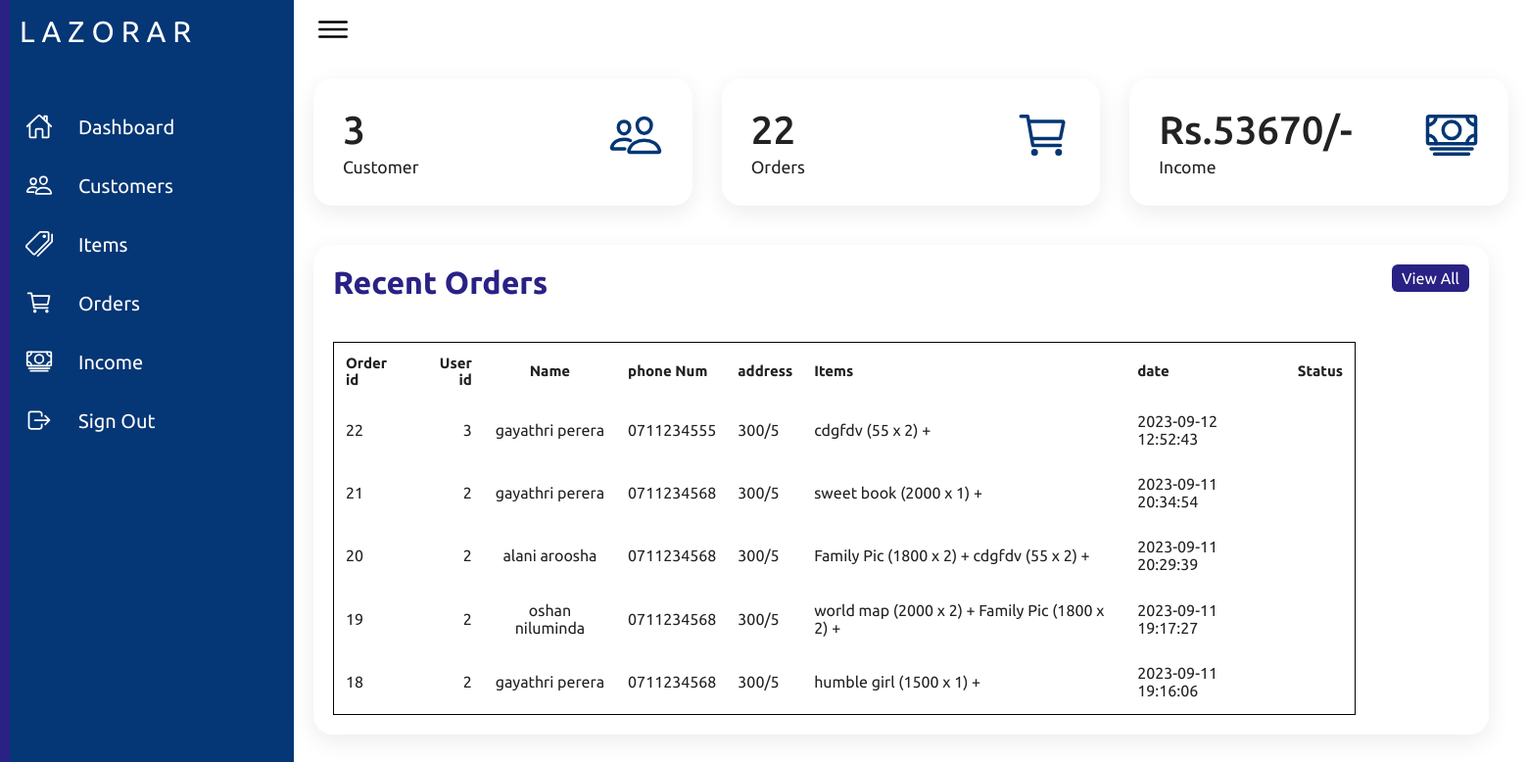
Screenshot of /admin/adminPanel.php with the database file from the repository.
### tables this page shows
CREATE TABLE `orders` (
  `orderId` int(11) NOT NULL,
  `user_id` int(11) NOT NULL,
  `orderCode` varchar(100) NOT NULL,
  `name` varchar(100) NOT NULL,
  `number` varchar(100) NOT NULL,
  `email` varchar(100) NOT NULL,
  `address` varchar(150) NOT NULL,
  `totalProduct` varchar(200) NOT NULL,
  `totalPrice` int(11) NOT NULL,
  `orderDate` datetime NOT NULL DEFAULT current_timestamp()
);

### admin/adminPanel.php (the view, shortened to what this page needs)
<!DOCTYPE html>
<html lang="en">
<head>
    <link rel="stylesheet" href="adminstyle.css">
</head>
<body>
    <div class="container">
        <div class="navigation">
            <ul>
                <li>
                    <a href="#">
                        <span class="title1">L A Z O R A R</span>
                    </a>
                </li>
                <li>
                    <a href="adminPanel.php">
                        <span class="icon">
                            <ion-icon name="home-outline"></ion-icon>
                        </span>
                        <span class="title">Dashboard</span>
                    </a>
                </li>
                <li>
                    <a href="usertable.php">
                        <span class="icon">
                            <ion-icon name="people-outline"></ion-icon>
                        </span>
                        <span class="title">Customers</span>
                    </a>
                </li>
                <li>
                    <a href="itemtable.php">
                        <span class="icon">
                            <ion-icon name="pricetags-outline"></ion-icon>
                        </span>
                        <span class="title">Items</span>
                    </a>
                </li>
                <li>
                    <a href="orders.php">
                        <span class="icon">
                            <ion-icon name="cart-outline"></ion-icon>
                        </span>
                        <span class="title">Orders</span>
                    </a>
                </li>
                <li>
                    <a href="payment.php">
                        <span class="icon">
                            <ion-icon name="cash-outline"></ion-icon>
                        </span>
                        <span class="title">Income</span>
                    </a>
                </li>
                <li>
                    <a href="adminLogout.php">
                        <span class="icon">
                            <ion-icon name="log-out-outline"></ion-icon>
                        </span>
                        <span class="title">Sign Out</span>
                    </a>
                </li>
            </ul>
        </div>
        <div class="main">
            <div class="topbar">
                <div class="toggle">
                    <ion-icon name="menu-outline"></ion-icon>
                </div>
            </div>
            <div class="cardBox">
                <div class="card">
                    <div>
                        <?php
                        require 'connection.php';
                        $sql = 'SELECT user_id FROM user ORDER BY user_id';
                        $query = mysqli_query($con, $sql);
                        $row = mysqli_num_rows($query);
                        ?>
                        <div class="numbers">
                            <?php echo $row ?>
                        </div>
                        <div class="cardName">Customer</div>
                    </div>
                    <div class="iconBx">
                        <ion-icon name="people-outline"></ion-icon>
                    </div>
                </div>
                <div class="card">
                    <div>
                        <?php
                        require 'connection.php';
                        $sql = 'SELECT orderId FROM orders ORDER BY orderId';
                        $query = mysqli_query($con, $sql);
                        $row = mysqli_num_rows($query);
                        ?>
                        <div class="numbers">
                            <?php echo $row ?>
                        </div>
                        <div class="cardName">Orders</div>
                    </div>
                    <div class="iconBx">
                        <ion-icon name="cart-outline"></ion-icon>
                    </div>
                </div>
                <div class="card">
                    <div>
                        <?php
                        $total_income = 0;
                        $sql = mysqli_query($con, "SELECT totalBill FROM payments");
                        while ($result = mysqli_fetch_array($sql)) {
                            $total_income += $result['totalBill'];
                        }
                        ?>
                        <div class="numbers">
                            <?php echo 'Rs.' . $total_income . '/-' . '</h1>'; ?>
                        </div>
                        <div class="cardName">Income</div>
                    </div>
                    <div class="iconBx">
                        <ion-icon name="cash-outline"></ion-icon>
                    </div>
                </div>
            </div>
            <div class="details">
                <div class="recentOrders">
                    <div class="cardHeader">
                        <h2>Recent Orders</h2>
                        <a href="orders.php" class="btn">View All</a>
                    </div>
                    <table>
                        <thead>
                            <tr>
                                <td>Order id</td>
                                <td>User id</td>
                                <td>Name</td>
                                <td>phone Num</td>
                                <td>address</td>
                                <td>Items</td>
                                <td>date</td>
                                <td>Status</td>
                            </tr>
                        </thead>
                        <tbody>
                            <?php
                            require 'connection.php';
                            $select_order = mysqli_query($con, "SELECT * FROM `orders` ORDER BY orderId DESC LIMIT 5");
                            if (mysqli_num_rows($select_order) > 0) {
                                while ($row = mysqli_fetch_assoc($select_order)) {
                                    ?>
                                    <tr>
                                        <td>
                                            <?php echo $row['orderId']; ?>
                                        </td>
                                        <td>
                                            <?php echo $row['user_id']; ?>
                                        </td>
                                        <td>
                                            <?php echo $row['name']; ?>
                                        </td>
                                        <td>
                                            <?php echo $row['number']; ?>
                                        </td>
                                        <td>
                                            <?php echo $row['address']; ?>
                                        </td>
                                        <td>
                                            <?php echo $row['totalProduct']; ?>
                                        </td>
                                        <td>
                                            <?php echo $row['orderDate']; ?>
                                        </td>
                                        <td>
                                        </td>
                                    </tr>
                                    <?php
                                }
                            } ?>
                        </tbody>
                    </table>
                </div>
            </div>
        </div>
    </div>
</body>
</html>

### admin/adminstyle.css (style rules this page uses)
* { font-family: "Ubuntu", sans-serif; margin: 0; padding: 0; box-sizing: border-box; }
:root { --blue: #2a2185; --white: #fff; --gray: #f5f5f5; --black1: #222; --black2: #999; --yellow: #259cf7; --green: #06a963; --blue2: #053675; }
body { min-height: 100vh; overflow-x: hidden; }
.container { position: relative; width: 100%; }
.navigation { position: fixed; width: 300px; height: 100%; background: var(--blue2); border-left: 10px solid var(--blue); transition: 0.5s; overflow: hidden; }
.navigation ul { position: absolute; top: 0; left: 0; width: 100%; }
.navigation ul li { position: relative; width: 100%; list-style: none; border-top-left-radius: 30px; border-bottom-left-radius: 30px; }
.navigation ul li:nth-child(1) { margin-bottom: 40px; pointer-events: none; }
.navigation ul li a { position: relative; display: block; width: 100%; display: flex; text-decoration: none; color: var(--white); }
.navigation ul li a .icon { position: relative; display: block; min-width: 60px; height: 60px; line-height: 75px; text-align: center; }
.navigation ul li a .icon ion-icon { font-size: 1.75rem; }
.navigation ul li a .title { position: relative; display: block; padding: 0 10px; height: 60px; line-height: 60px; text-align: start; white-space: nowrap; }
.main { position: absolute; width: calc(100% - 300px); left: 300px; min-height: 100vh; background: var(--white); transition: 0.5s; }
.topbar { width: 100%; height: 60px; display: flex; justify-content: space-between; align-items: center; padding: 0 10px; }
.toggle { position: relative; width: 60px; height: 60px; display: flex; justify-content: center; align-items: center; font-size: 2.5rem; cursor: pointer; }
.cardBox { position: relative; width: 100%; padding: 20px; display: grid; grid-template-columns: repeat(3, 1fr); grid-gap: 30px; }
.cardBox .card { position: relative; background: var(--white); padding: 30px; border-radius: 20px; display: flex; justify-content: space-between; cursor: pointer; box-shadow: 0 7px 25px rgba(0, 0, 0, 0.08); }
.cardBox .card .numbers { position: relative; font-weight: 500; font-size: 2.5rem; color: var(--black1); }
.cardBox .card .cardName { color: var(--black1); font-size: 1.1rem; margin-top: 5px; }
.cardBox .card .iconBx { font-size: 3.5rem; color: var(--blue2); }
.details { position: relative; width: 1400px; padding: 20px; display: grid; grid-template-columns: 8fr 1fr; grid-gap: 10px; }
.details .recentOrders { position: relative; display: grid; min-height: 500px; background: var(--white); padding: 20px; box-shadow: 0 7px 25px rgba(0, 0, 0, 0.08); border-radius: 20px; }
.details .cardHeader { display: flex; justify-content: space-between; align-items: flex-start; }
.cardHeader h2 { font-weight: 600; color: var(--blue); font-size: 2rem; }
.cardHeader .btn { position: relative; padding: 5px 10px; background: var(--blue); text-decoration: none; color: var(--white); border-radius: 6px; }
.details table { width: 90%; border:1px solid; margin-top: 10px; }
.details table thead td { font-weight: 600; font-size: 15px; }
.details .recentOrders table tr { color: var(--black1); border-bottom: 1px solid rgba(0, 0, 0, 0.1); }
.details .recentOrders table tr:last-child { border-bottom: none; }
.details .recentOrders table tr td { padding: 10px; }
.details .recentOrders table thead tr td { margin-right: 25px; }
.details .recentOrders table tr td:last-child { text-align: end; }
.details .recentOrders table tr td:nth-child(2) { text-align: end; }
.details .recentOrders table tr td:nth-child(3) { text-align: center; }
.title { font-size: 20px; }
.title1 { font-size: 30px; margin: 10px; margin-top: 15px; }

### rows the page displays
orders: orderId "22", user "3", name "gayathri perera", number "0711234555", address "300/5", totalProduct "cdgfdv (55 x 2) +", orderDate "2023-09-12 12:52:43"
orders: orderId "21", user "2", name "gayathri perera", number "0711234568", address "300/5", totalProduct "sweet book (2000 x 1) +", orderDate "2023-09-11 20:34:54"
orders: orderId "20", user "2", name "alani aroosha", number "0711234568", address "300/5", totalProduct "Family Pic (1800 x 2) + cdgfdv (55 x 2) +", orderDate "2023-09-11 20:29:39"
orders: orderId "19", user "2", name "oshan niluminda", number "0711234568", address "300/5", totalProduct "world map (2000 x 2) + Family Pic (1800 x 2) +", orderDate "2023-09-11 19:17:27"
orders: orderId "18", user "2", name "gayathri perera", number "0711234568", address "300/5", totalProduct "humble girl (1500 x 1) +", orderDate "2023-09-11 19:16:06"

### other values shown
$row "3"
$row "22"
$total_income "53670"
